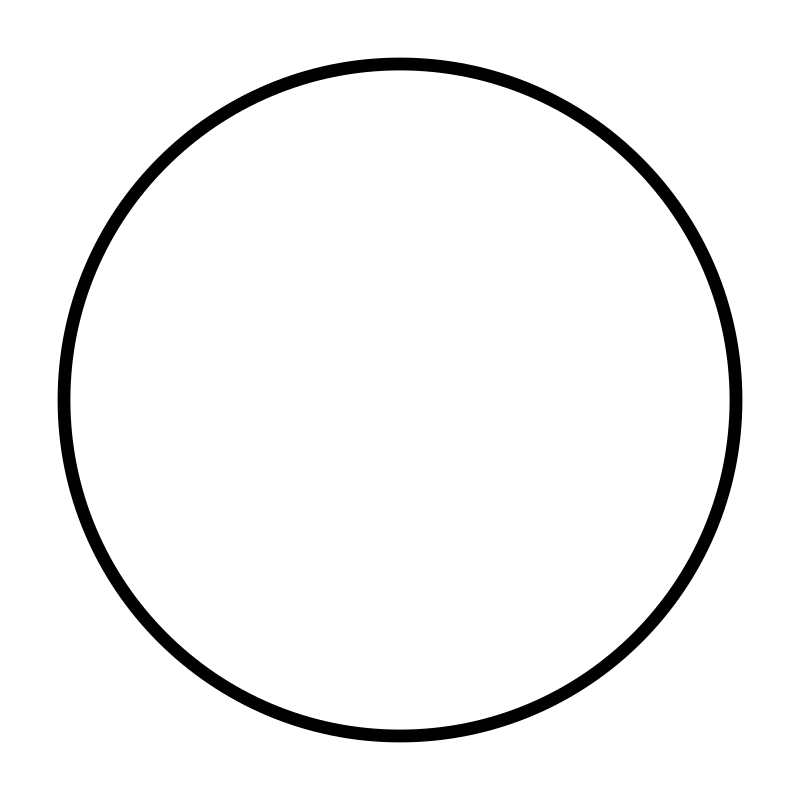
#> input picture img/circle.png, 800 x 800 px
$ python image_color_changer.py
#> lines starting #> are read from the running program, lines starting #| are printed output that depends on the picture
# import
from PIL import Image

# open image
circle_img = Image.open('img/circle.png')
#> circle_img is the input picture: PIL image 800x800 LA; mean R, G, B, A 136, 136, 136, 146.8

# convert image
circle_img = circle_img.convert('RGBA')

# load pixel data
pixels = circle_img.load()

# iterate through the image to change white pixels to green
for i in range(circle_img.width):
    for j in range(circle_img.height):
        # if current pixel is white, change it to green
        r, g, b, a = pixels[i, j]
        if r > 0:
            # replace with green pixel
            pixels[i, j] = (0, 255, 0, 255)

# save
circle_img.save('img/circle_green.png')
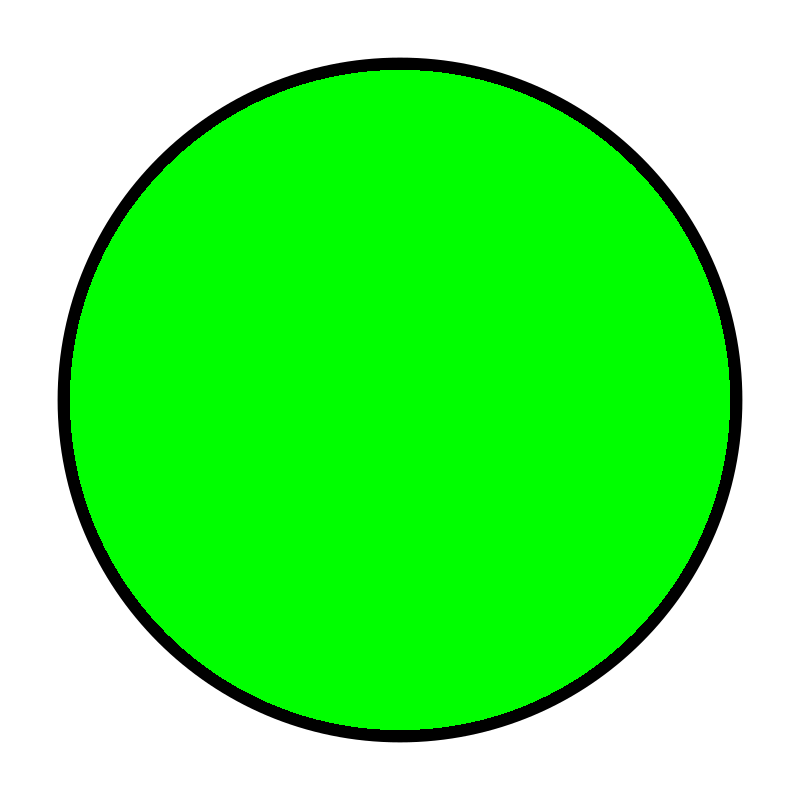
#> saved as circle_green.png: PIL image 800x800 RGBA; mean R, G, B, A 0, 136.5, 0, 146.8; transparent parts drawn white

# close
circle_img.close()
